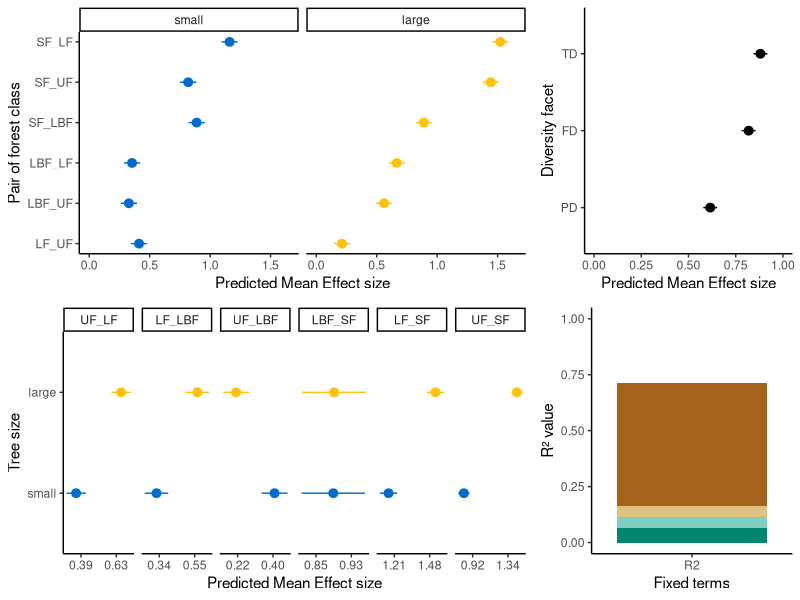
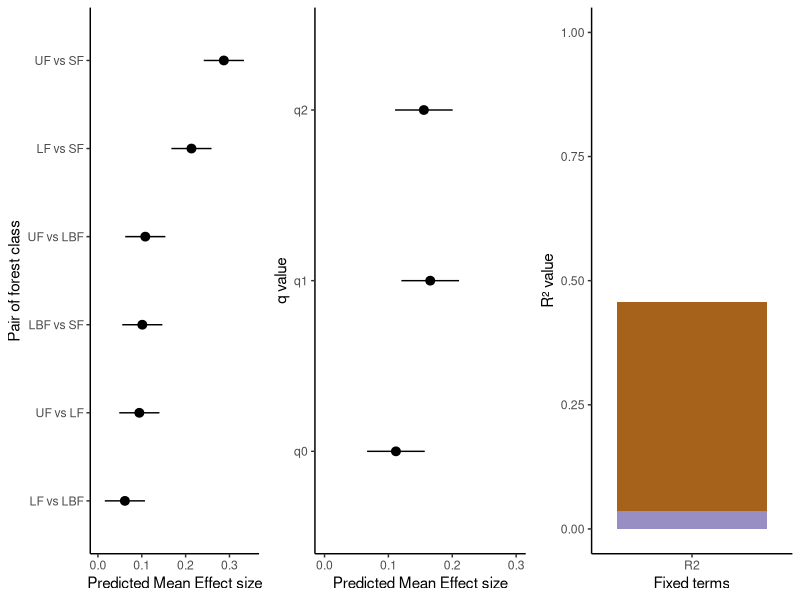

Generate these figures, in order, with R:
#### Script to create the graphs of the article ####

library(dplyr)
library(ggplot2)
library(gridExtra)
library(egg)

#### Loading tables ####

diversity <- read.csv(file = "Results/estimates_diversity.csv", h = T)
composition <- read.csv(file = "Results/estimates_omega.csv", h = T)

comp_comparison <- read.csv(file = "Results/emmeans_comparison_composition.csv", h = T,
                            row.names = 1)
div_interaction <- read.csv(file = "Results/emmeans_comparison_stem_diversity.csv", h = T,
                            row.names = 1)
div_diversity <- read.csv(file = "Results/emmeans_facet_diversity.csv", h = T,
                          row.names = 1)
comp_q_value <- read.csv(file = "Results/emmeans_qvalue_composition.csv", h = T,
                         row.names = 1)

diversity <- bind_rows(div_interaction, div_diversity)

R2_diversity <- read.csv("Results/R2_diversity.csv", h=T)
R2_composition <- read.csv("Results/R2_composition.csv", h=T)


#### Plots ####


#### Diversity ####

div_interaction <- div_interaction %>% 
  arrange(emmean)

efsize_data_ordered <- div_interaction %>%
  group_by(comparison) %>% 
  summarise(mean_es = mean(emmean))

efsize_data_ordered <- efsize_data_ordered %>% 
  ungroup() %>%
  arrange(mean_es) %>% 
  mutate(order = row_number())

effect_size_plot <- div_interaction %>% 
  left_join(efsize_data_ordered, by = c("comparison"))

effect_size_plot$comparison <- as.factor(effect_size_plot$comparison)

levels(effect_size_plot$comparison) <- c("UF_LF", "LF_LBF", "UF_LBF", "LBF_SF", "LF_SF", "UF_SF")

effect_size_plot$stem <- factor(effect_size_plot$stem, levels = c("small", "large"))

# "#440154FF", "#31688EFF", "#35B779FF", "#FDE725FF"


# a)

a_div <- ggplot(effect_size_plot, aes(y = as.factor(order), x = emmean)) +
  geom_pointrange(aes(y = as.factor(order), xmin = emmean-SE, xmax = emmean+SE, 
                      color = stem)) +
  scale_color_manual(values = c("#006CD1", "#FFC20A")) +
  facet_grid(cols = vars(stem), scales= 'free', space='free') +
  scale_y_discrete(
    breaks = rep(as.numeric(efsize_data_ordered$order),2),
    labels = rep(as.factor(efsize_data_ordered$comparison), 2),
    expand = c(0.05,0)
  ) +
  ylab("Pair of forest class") +
  xlab( "Predicted Mean Effect size") +
  xlim(c(0,1.65))+
  theme_classic() +
  theme(legend.position = "none")


# b)

b_div <- ggplot(effect_size_plot, aes(y = stem, x = emmean)) +
  geom_pointrange(aes(y = stem, xmin = emmean - SE, xmax = emmean + SE, 
                      color = stem)) +
  scale_color_manual(values = c("#006CD1", "#FFC20A")) +
  facet_grid(cols = vars(comparison), scales = 'free', space = 'fixed') +
  ylab("Tree size") +
  xlab("Predicted Mean Effect size") +
  theme_classic() +
  theme(legend.position = "none") +
  scale_x_continuous(
    breaks = function(limits) {
      # Define two breaks slightly away from the edges
      c(limits[1] + diff(limits) * 0.25, limits[1] + diff(limits) * 0.75)
    },
    labels = scales::number_format(accuracy = 0.01) # Round to 2 decimal places
  )



# c)

div_diversity <- div_diversity %>% 
  arrange(emmean)

div_diversity$diversity <- factor(div_diversity$diversity, levels = c("PD", "FD", "TD"))

c_div <- ggplot(div_diversity, aes(y = diversity, x = emmean)) +
  geom_pointrange(aes(xmin=emmean-SE, xmax=emmean+SE)) +
  xlim(c(0,1))+
  ylab("Diversity facet") +
  xlab("Predicted Mean Effect size") +
  theme_classic()


# d) - R2

d_div <- ggplot(R2_diversity[-c(5:6),], aes(fill = term, y = estimate, x = R2)) + 
  geom_bar(position = "stack", stat = "identity") +
  scale_fill_manual(values = c("#a6611a", "#dfc27d", "#80cdc1", "#018571")) +
  ylim(c(0,1)) +
  ylab("R² value") +
  xlab("Fixed terms") +
  theme_classic() +
  theme(legend.position = "none")

layout_figure_1 <- rbind(c(1,1,2),
                         c(3,3,4))
grid.arrange(a_div, c_div, b_div, d_div, layout_matrix = layout_figure_1)




####Composition ####

comp_comparison <- comp_comparison %>% 
  arrange(emmean)

comp_comparison$pairs <- factor(comp_comparison$pairs,
                                levels = c("LF vs LBF", "UF vs LF", "LBF vs SF",
                                           "UF vs LBF", "LF vs SF", "UF vs SF"))

# a)

a_comp <- ggplot(comp_comparison, aes(y = pairs, x = emmean)) +
  geom_pointrange(aes(xmin=emmean-SE, xmax=emmean+SE)) +
  xlim(c(0,0.35))+
  ylab("Pair of forest class") +
  xlab("Predicted Mean Effect size") +
  theme_classic()

# b)

b_comp <- ggplot(comp_q_value, aes(y = q_value, x = emmean)) +
  geom_pointrange(aes(xmin=emmean-SE, xmax=emmean+SE)) +
  xlim(c(0,0.3)) +
  ylab("q value") +
  xlab("Predicted Mean Effect size") +
  theme_classic()

# c) - R2

# Stacked + percent
c_comp <- ggplot(R2_composition[c(1:2),], aes(fill = term, y = estimate, x = R2)) + 
  geom_bar(position = "stack", stat = "identity") +
  scale_fill_manual(values = c("#a6611a", "#998ec3")) +
  ylim(c(0,1)) +
  ylab("R² value") +
  xlab("Fixed terms") +
  theme_classic() +
  theme(legend.position = "none")

grid.arrange(a_comp, b_comp, c_comp, nrow = 1)
